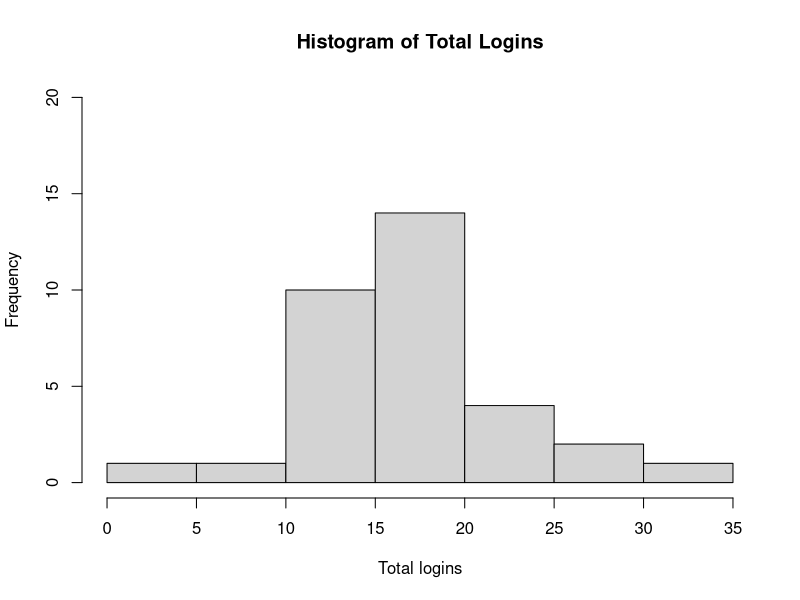
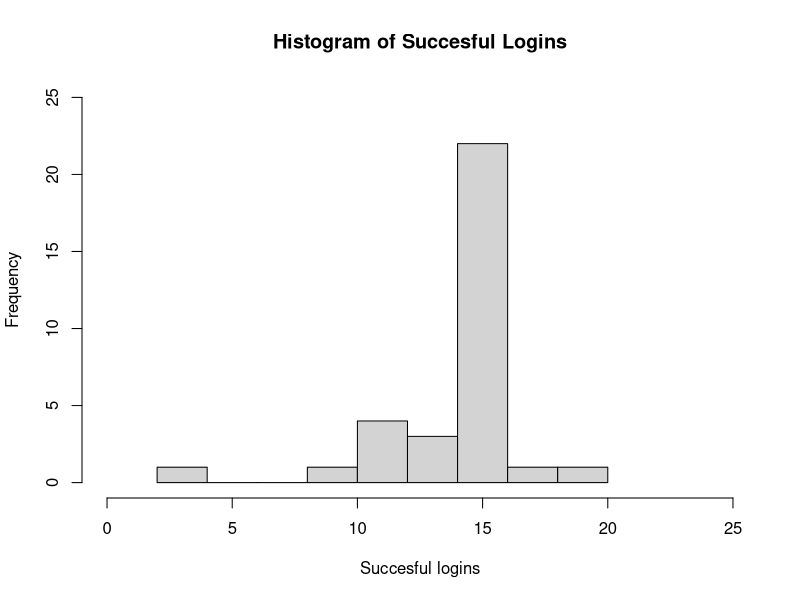
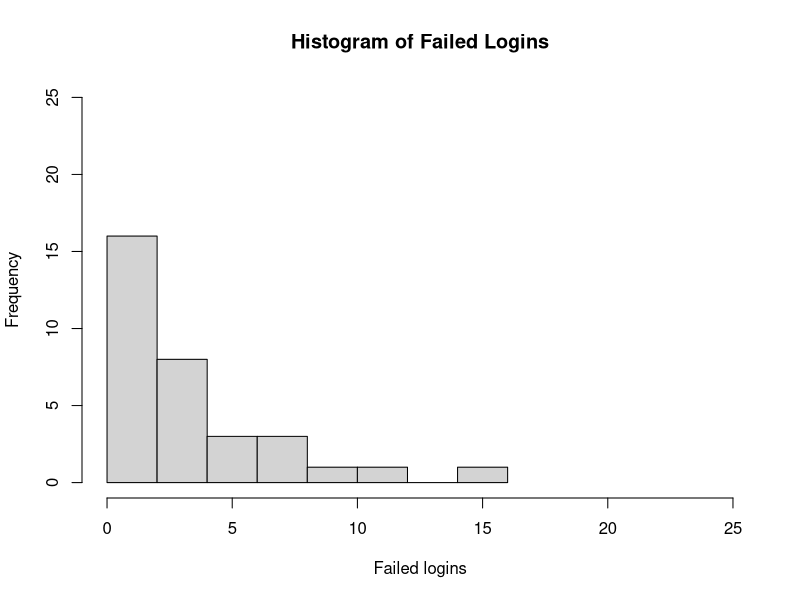
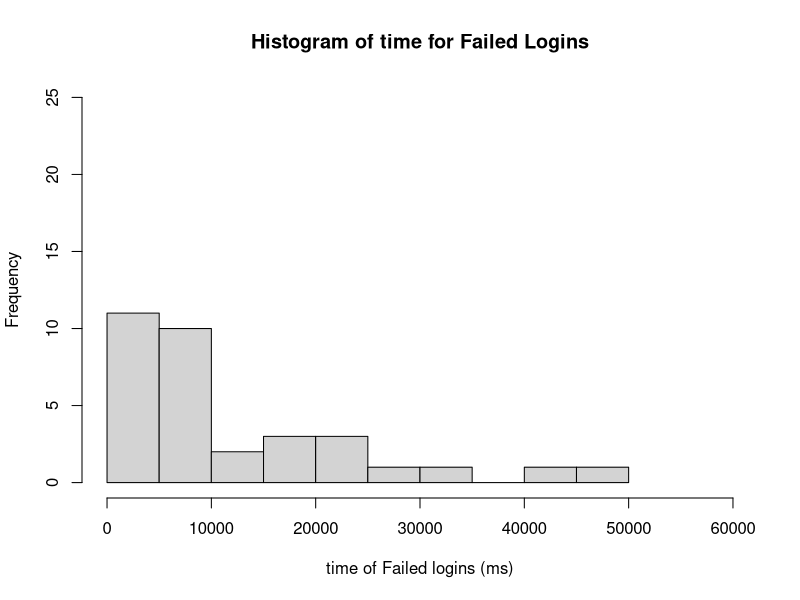
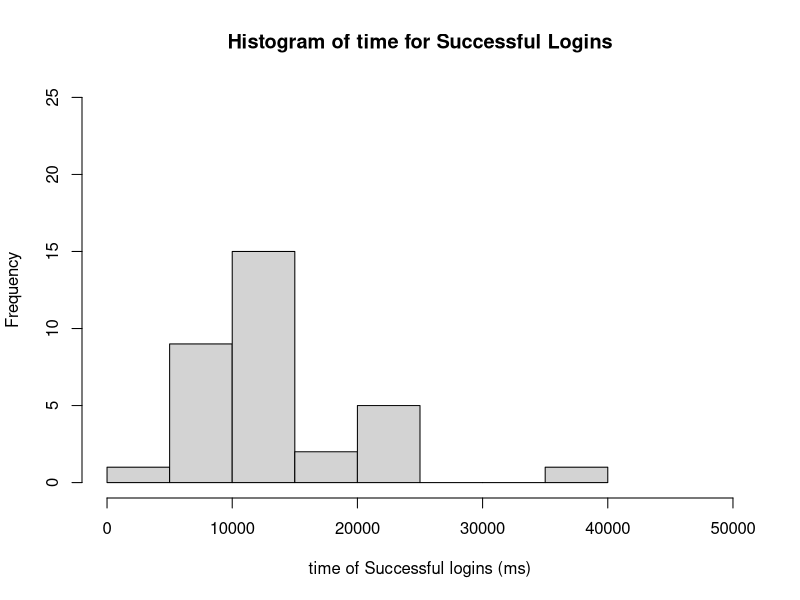

The R source for these figures, in order:
mydata <- read.csv("../data/loginData.csv")
attach(mydata)
print(mydata)

hist(Logins.Total, ylim=c(0,20),breaks=7, main="Histogram of Total Logins", xlab = "Total logins")

hist(Logins.success, ylim=c(0,25), xlim=c(0,25), main="Histogram of Succesful Logins", xlab = "Succesful logins")

hist(Logins.Failure, ylim=c(0,25), xlim=c(0,25), main="Histogram of Failed Logins", xlab = "Failed logins")

hist(Logins.avgFail, ylim=c(0,25), xlim=c(0,60000), main="Histogram of time for Failed Logins", xlab = "time of Failed logins (ms)")

hist(Logins.avgSuccess, ylim=c(0,25), xlim=c(0,50000), main="Histogram of time for Successful Logins", xlab = "time of Successful logins (ms)")
